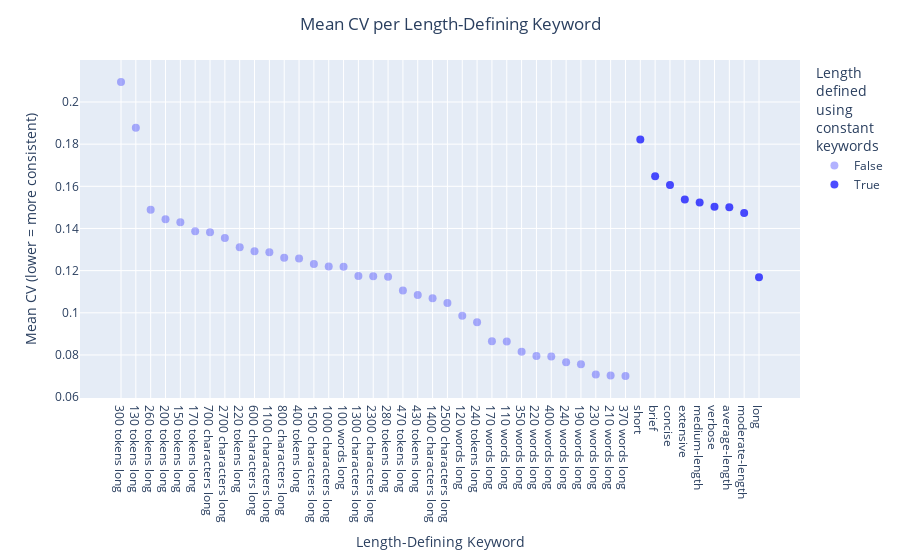

Here is the notebook cell this chart was saved with:
### Markdown cell above
Using **word only** as the length-defining keyword produces less consistent results (with higher variability)

### Code cell
length_descriptors = [
    "short",
    "brief",
    "concise",
    "average-length",
    "medium-length",
    "moderate-length",
    "long",
    "extensive",
    "verbose",
]
color = "blue"

fig = px.scatter(
    cv_means,
    x=cv_means.index,
    y="mean_cv",
    color=cv_means.index.isin(length_descriptors),
)
fig.update_traces(
    marker=dict(color=color, size=8, opacity=0.7), selector=dict(name="True")
)
fig.update_traces(
    marker=dict(color=color, size=8, opacity=0.3), selector=dict(name="False")
)
fig.update_layout(
    legend_title_text="Length<br>defined<br>using<br>constant<br>keywords"
)
fig.update_layout(
    title="Mean CV per Length-Defining Keyword",
    xaxis_title="Length-Defining Keyword",
    yaxis_title="Mean CV (lower = more consistent)",
    title_x=0.5,  # Center the title horizontally
)
fig.show()

### Figure 1 — Plotly figure (JSON) as saved in the notebook; plotly's stock layout.template omitted (floating-point values rounded to 4 significant figures)
{"data": [{"hovertemplate": "color=False<br>index=%{x}<br>mean_cv=%{y}<extra></extra>", "legendgroup": "False", "marker": {"color": "blue", "opacity": 0.3, "size": 8, "symbol": "circle"}, "mode": "markers", "name": "False", "orientation": "v", "showlegend": true, "type": "scatter", "x": ["300 tokens long", "130 tokens long", "260 tokens long", "200 tokens long", "150 tokens long", "170 tokens long", "700 characters long", "2700 characters long", "220 tokens long", "600 characters long", "1100 characters long", "800 characters long", "400 tokens long", "1500 characters long", "1000 characters long", "100 words long", "1300 characters long", "2300 characters long", "280 tokens long", "470 tokens long", "430 tokens long", "1400 characters long", "2500 characters long", "120 words long", "240 tokens long", "170 words long", "110 words long", "350 words long", "220 words long", "400 words long", "240 words long", "190 words long", "230 words long", "210 words long", "370 words long"], "xaxis": "x", "y": [0.2095, 0.1877, 0.1488, 0.1444, 0.143, 0.1387, 0.1382, 0.1355, 0.1311, 0.1292, 0.1288, 0.1261, 0.1258, 0.1231, 0.1219, 0.1219, 0.1174, 0.1173, 0.1171, 0.1106, 0.1084, 0.1069, 0.1046, 0.09856, 0.09547, 0.08651, 0.08632, 0.08151, 0.07948, 0.0793, 0.07652, 0.07565, 0.07073, 0.07027, 0.06997], "yaxis": "y"}, {"hovertemplate": "color=True<br>index=%{x}<br>mean_cv=%{y}<extra></extra>", "legendgroup": "True", "marker": {"color": "blue", "opacity": 0.7, "size": 8, "symbol": "circle"}, "mode": "markers", "name": "True", "orientation": "v", "showlegend": true, "type": "scatter", "x": ["short", "brief", "concise", "extensive", "medium-length", "verbose", "average-length", "moderate-length", "long"], "xaxis": "x", "y": [0.1822, 0.1648, 0.1606, 0.1538, 0.1524, 0.1503, 0.1501, 0.1473, 0.1169], "yaxis": "y"}], "layout": {"legend": {"title": {"text": "Length<br>defined<br>using<br>constant<br>keywords"}, "tracegroupgap": 0}, "margin": {"t": 60}, "title": {"text": "Mean CV per Length-Defining Keyword", "x": 0.5}, "xaxis": {"anchor": "y", "domain": [0, 1], "title": {"text": "Length-Defining Keyword"}}, "yaxis": {"anchor": "x", "domain": [0, 1], "title": {"text": "Mean CV (lower = more consistent)"}}}}
